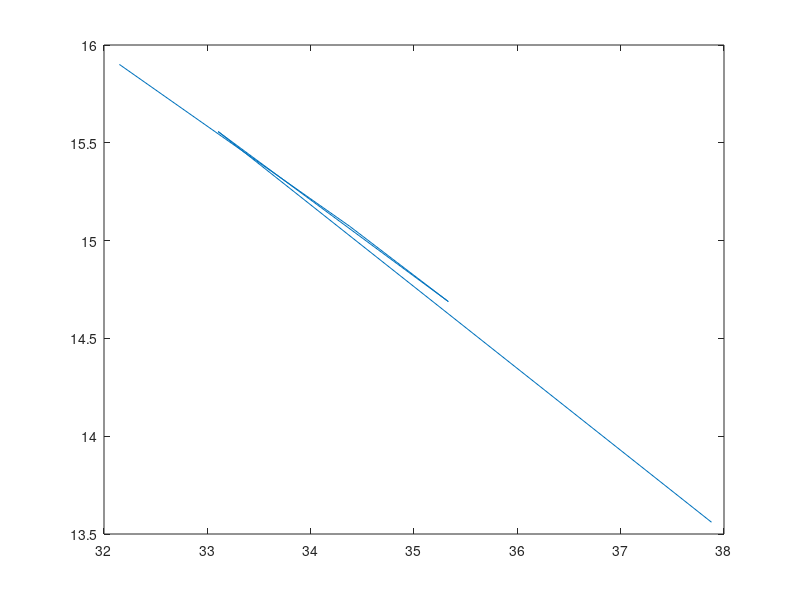

MATLAB code to generate this figure:
%%
b=[1 1 1 1 1 1 1 1 1 1 1];
a=[0 0 0 0 0 1 0 0 0 0 0];

%%
[h,w] = freqz(b,a,'whole',2001);
plot(w/pi,20*log10(abs(h)));
%%
magX = abs(h);